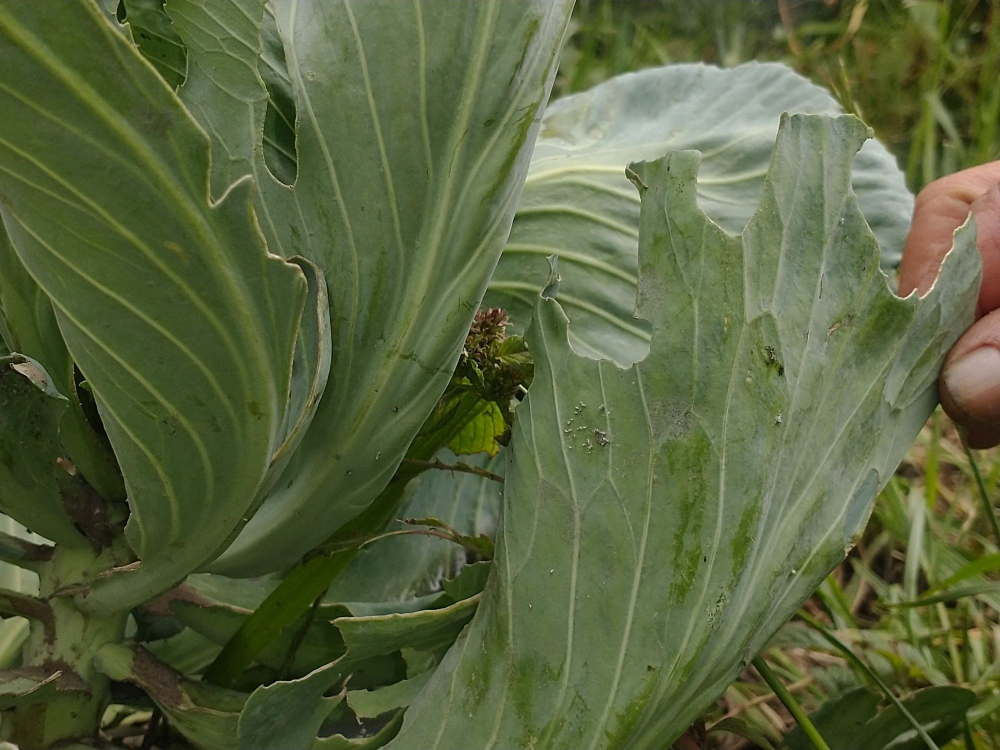
#> input picture agrobot_system_2/datos_plagas_reales/usuario_20261015/2.jpg, 2000 x 1500 px (shown at 1/2 size)
$ python -i DESCARTADO_salud_hoja.py   (imports and definitions only)
#> lines starting #> are read from the running program, lines starting #| are printed output that depends on the picture; after the words box and inside, x2 and y2 are one past the last pixel; in counts of white or black regions, pixels touching at a corner belong together
"""DESCARTADO (2026-10-15) - NO USAR. Probado sobre 4 fotos reales: marca 291-791 "insectos" por foto
(reflejos y textura de hoja), el agujero grande de la acelga no se detecta y las "lesiones" son ~3 %
constante (sombras y nervaduras). Se conserva solo como registro de lo que no funcionó.

Indicios de plaga y enfermedad en hojas (col, coliflor, acelga) con visión clásica.

NO es un modelo entrenado: no hay fotos etiquetadas suficientes para entrenar uno (el 2026-10-15
solo había 4 fotos reales sin etiquetas). Son reglas de imagen explícitas, validadas A OJO sobre
esas 4 fotos. Sirve para producir INDICIOS y para PRE-ETIQUETAR fotos que luego se corrigen a mano
y alimentan un entrenamiento real (ver `preetiquetar.py`). No diagnostica.

Tres indicios:
  · insectos_pequenos : manchas pequeñas y CLARAS (mosca blanca, trips, pulgón claro) sobre la hoja.
  · agujeros          : tejido ausente rodeado de hoja (masticadores: orugas, caracoles, escarabajos).
  · lesiones          : zonas oscuras/pardas dentro de la hoja (candidato a tizón u otra necrosis).

LÍMITES CONOCIDOS: sombras y la tierra del fondo pueden dar falsos positivos de 'lesiones' y de
'agujeros'; reflejos brillantes dan falsos 'insectos'. Las cifras son relativas a la imagen: un
umbral de 'infestación' solo vale si se calibra con las fotos de la planta real.
"""
from __future__ import annotations

from dataclasses import dataclass, field

import cv2
import numpy as np


@dataclass
class Indicios:
    cobertura_hoja: float = 0.0
    insectos: list = field(default_factory=list)      # [(x, y, r)] en píxeles de la imagen original
    agujeros: list = field(default_factory=list)      # [(x, y, area_px)]
    area_agujeros_pct: float = 0.0
    lesiones_pct: float = 0.0
    mascara_hoja: np.ndarray | None = None
    mascara_lesion: np.ndarray | None = None

    # [4 lines left out: function resumen, not called in this run]


def mascara_hoja(bgr):
    """Verde y verde-azulado (col/coliflor tiran a azul-gris): ExG relajado + tono entre amarillo y cian."""
    small = bgr
    hsv = cv2.cvtColor(small, cv2.COLOR_BGR2HSV)
    h, s, v = hsv[..., 0], hsv[..., 1], hsv[..., 2]
    b, g, r = [small[..., i].astype(np.float32) for i in range(3)]
    exg = 2 * g - r - b
    m = ((h >= 28) & (h <= 100) & (s >= 28) & (v >= 40)) | ((exg > 12) & (s >= 18))
    m = m.astype(np.uint8) * 255
    m = cv2.morphologyEx(m, cv2.MORPH_OPEN, np.ones((5, 5), np.uint8))
    m = cv2.morphologyEx(m, cv2.MORPH_CLOSE, np.ones((9, 9), np.uint8))
    return m


def agujeros(m_hoja, min_pct=0.0004, max_pct=0.08):
    """Regiones NO-hoja completamente rodeadas de hoja (flood fill desde el borde)."""
    h, w = m_hoja.shape
    inv = (m_hoja == 0).astype(np.uint8) * 255
    relleno = inv.copy()
    mask = np.zeros((h + 2, w + 2), np.uint8)
    for (x, y) in ((0, 0), (w - 1, 0), (0, h - 1), (w - 1, h - 1)):
        if relleno[y, x] == 255:
            cv2.floodFill(relleno, mask, (x, y), 0)
    for x in range(0, w, max(1, w // 40)):                      # y desde todo el contorno
        for y in (0, h - 1):
            if relleno[y, x] == 255:
                cv2.floodFill(relleno, mask, (x, y), 0)
    for y in range(0, h, max(1, h // 40)):
        for x in (0, w - 1):
            if relleno[y, x] == 255:
                cv2.floodFill(relleno, mask, (x, y), 0)
    n, lab, st, cen = cv2.connectedComponentsWithStats(relleno, 8)
    out = []
    for i in range(1, n):
        a = st[i, cv2.CC_STAT_AREA]
        if min_pct * h * w <= a <= max_pct * h * w:
            out.append((int(cen[i][0]), int(cen[i][1]), int(a)))
    return out


def insectos_pequenos(bgr, m_hoja, lado_min=3, lado_max=40):
    """Manchas claras y pequeñas sobre la hoja: top-hat sobre la luminosidad."""
    h, w = bgr.shape[:2]
    esc = max(1.0, w / 1000.0)
    gris = cv2.cvtColor(bgr, cv2.COLOR_BGR2GRAY)
    k = int(round(lado_max * esc)) | 1
    th = cv2.morphologyEx(gris, cv2.MORPH_TOPHAT, cv2.getStructuringElement(cv2.MORPH_ELLIPSE, (k, k)))
    hsv = cv2.cvtColor(bgr, cv2.COLOR_BGR2HSV)
    cand = ((th > 28) & (hsv[..., 2] > 120)).astype(np.uint8) * 255
    cerca = cv2.dilate(m_hoja, np.ones((15, 15), np.uint8)) > 0
    cand = cand & (cerca.astype(np.uint8) * 255)
    cand = cv2.morphologyEx(cand, cv2.MORPH_OPEN, np.ones((2, 2), np.uint8))
    n, lab, st, cen = cv2.connectedComponentsWithStats(cand, 8)
    out = []
    for i in range(1, n):
        a = st[i, cv2.CC_STAT_AREA]
        wi, hi = st[i, cv2.CC_STAT_WIDTH], st[i, cv2.CC_STAT_HEIGHT]
        if lado_min * esc * lado_min * esc <= a <= (lado_max * esc) ** 2 and max(wi, hi) <= lado_max * esc * 1.4:
            out.append((int(cen[i][0]), int(cen[i][1]), int(max(wi, hi) / 2)))
    return out


def lesiones(bgr, m_hoja):
    """Zonas oscuras o pardas DENTRO de la hoja: candidato a tizón/necrosis. Descarta sombras suaves
    exigiendo que sean claramente más oscuras y más pardas que su entorno inmediato."""
    lab = cv2.cvtColor(bgr, cv2.COLOR_BGR2LAB).astype(np.float32)
    L, A, B = lab[..., 0], lab[..., 1], lab[..., 2]
    local = cv2.GaussianBlur(L, (0, 0), 25)
    pardo = (A > 128 + 2) | (B > 128 + 18)              # menos verde, más amarillo/rojo
    oscuro = (L < local - 22) & (L < 110)
    m = (pardo & oscuro).astype(np.uint8) * 255
    interior = cv2.erode(m_hoja, np.ones((7, 7), np.uint8))
    m = m & interior
    m = cv2.morphologyEx(m, cv2.MORPH_OPEN, np.ones((3, 3), np.uint8))
    return m


def analizar(bgr, ancho_trabajo=1000):
    h0, w0 = bgr.shape[:2]
    f = ancho_trabajo / w0
    im = cv2.resize(bgr, (ancho_trabajo, int(h0 * f)), interpolation=cv2.INTER_AREA) if f < 1 else bgr
    m = mascara_hoja(im)
    ind = Indicios(mascara_hoja=m)
    area_hoja = max(int((m > 0).sum()), 1)
    ind.cobertura_hoja = area_hoja / m.size
    ind.insectos = [(int(x / f), int(y / f), int(r / f) + 1) for x, y, r in insectos_pequenos(im, m)]
    ag = agujeros(m)
    ind.agujeros = [(int(x / f), int(y / f), int(a / f / f)) for x, y, a in ag]
    ind.area_agujeros_pct = 100 * sum(a for _, _, a in ag) / (area_hoja + sum(a for _, _, a in ag))
    les = lesiones(im, m)
    ind.mascara_lesion = les
    ind.lesiones_pct = 100 * (les > 0).sum() / area_hoja
    return ind, f


# [14 lines left out: function dibujar, not called in this run]


import math  # noqa: E402

>>> import cv2
>>> picture = cv2.imread('../../../datos_plagas_reales/usuario_20261015/2.jpg')
#> picture is the input picture: shape (1500, 2000, 3); mean B, G, R 61.7, 99.6, 88.1
>>> result = analizar(picture)
#> in mascara_hoja, `m = cv2.morphologyEx(m, cv2.MORPH_CLOSE, np.ones((9, 9), np.uint8))`:
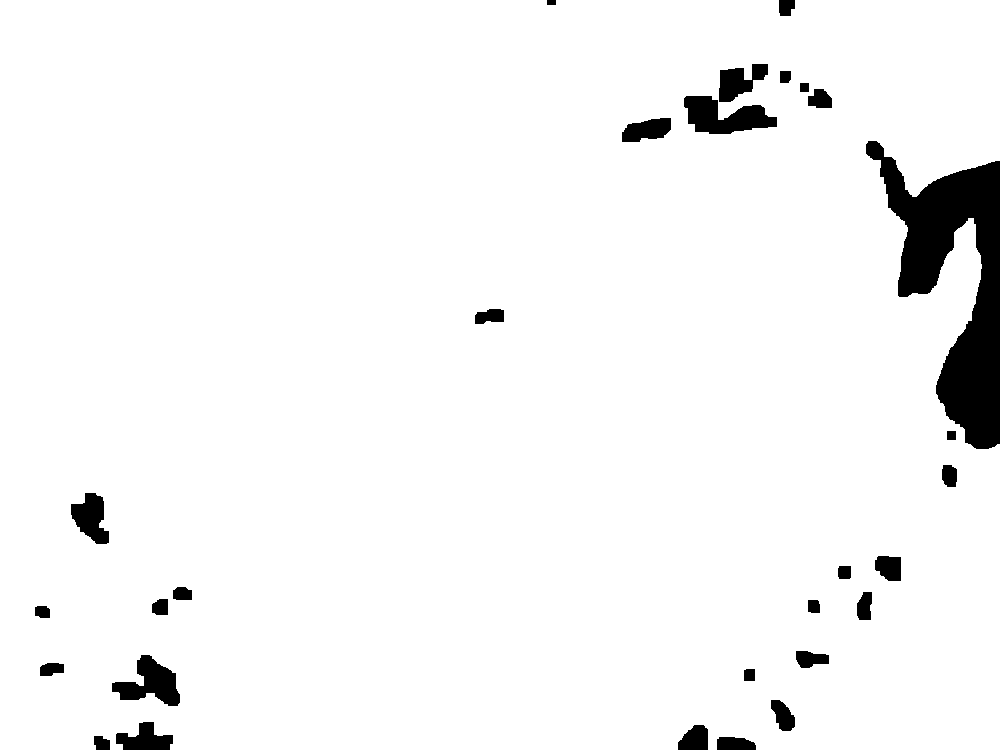
#> m: shape (750, 1000); 95.8% white; 29 black regions, largest, box (x1, y1, x2, y2) and area: (866, 141, 1000, 449) 17314, (684, 96, 777, 134) 2148, (112, 655, 180, 706) 1798
#> in analizar, `area_hoja = max(int((m > 0).sum()), 1)`: area_hoja = 718733
#> in analizar, `ind.cobertura_hoja = area_hoja / m.size`: ind.cobertura_hoja = 0.958
#> in insectos_pequenos, `n, lab, st, cen = cv2.connectedComponentsWithStats(cand, 8)`:
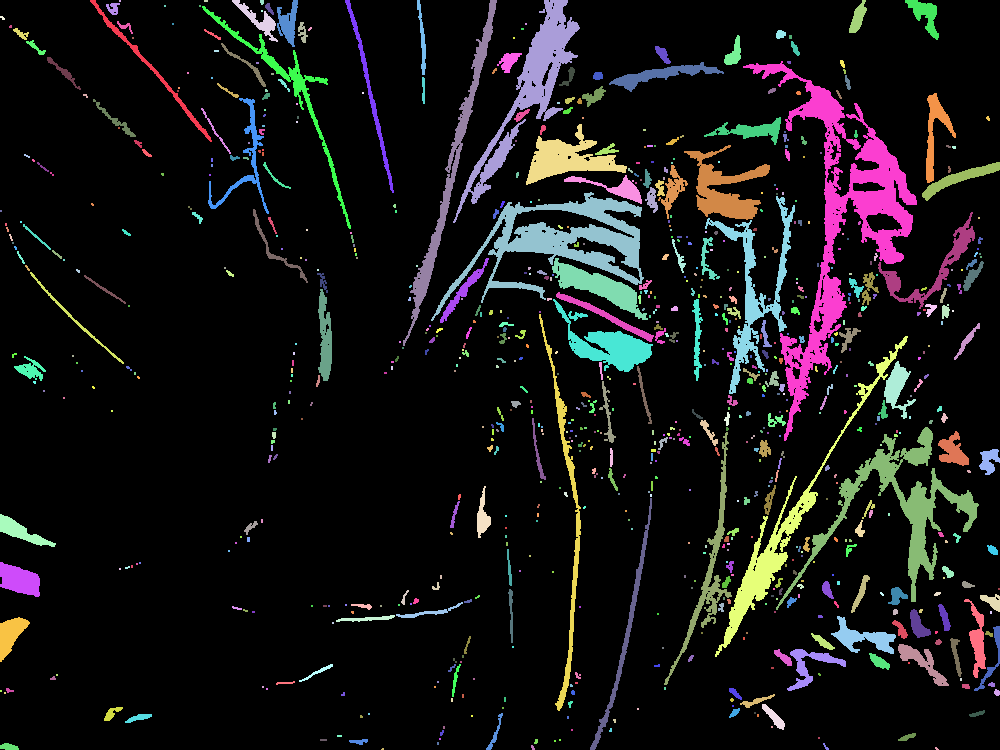
#> lab: shape (750, 1000) int32; 815 distinct labels, from 0 to 814; one colour per label, 0 black
#> in insectos_pequenos, `n, lab, st, cen = cv2.connectedComponentsWithStats(cand, 8)`: n = 815; st = 815 rows, first 6: [0, 0, 1000, 750, 653778], [90, 0, 122, 142, 763], [119, 0, 2, 2, 4], [204, 0, 4, 2, 8], [232, 0, 46, 42, 486], [260, 0, 4, 5, 17]; cen = 815 pairs, first value 0.5 to 998.5, second value 0.5 to 748.6
#> the loop in insectos_pequenos, `for i in range(1, n):` made 814 passes
#> (a, wi, hi) on passes 1 to 3: (763, 122, 142), (4, 2, 2), (8, 4, 2)
#> after the loop in insectos_pequenos, `for i in range(1, n):`: out = 363 items, first 6: (258, 19, 23), (261, 1, 2), (287, 22, 23), (857, 17, 16), (924, 14, 20), (112, 7, 7)
#> in analizar, `ind.insectos = [(int(x / f), int(y / f), int(r / f) + 1) for x, y, r i..`: ind.insectos = 363 items, first 6: (516, 38, 47), (522, 2, 5), (574, 44, 47), (1714, 34, 33), (1848, 28, 41), (224, 14, 15)
#> after the loop in agujeros, `for x in range(0, w, max(1, w // 40)):`:
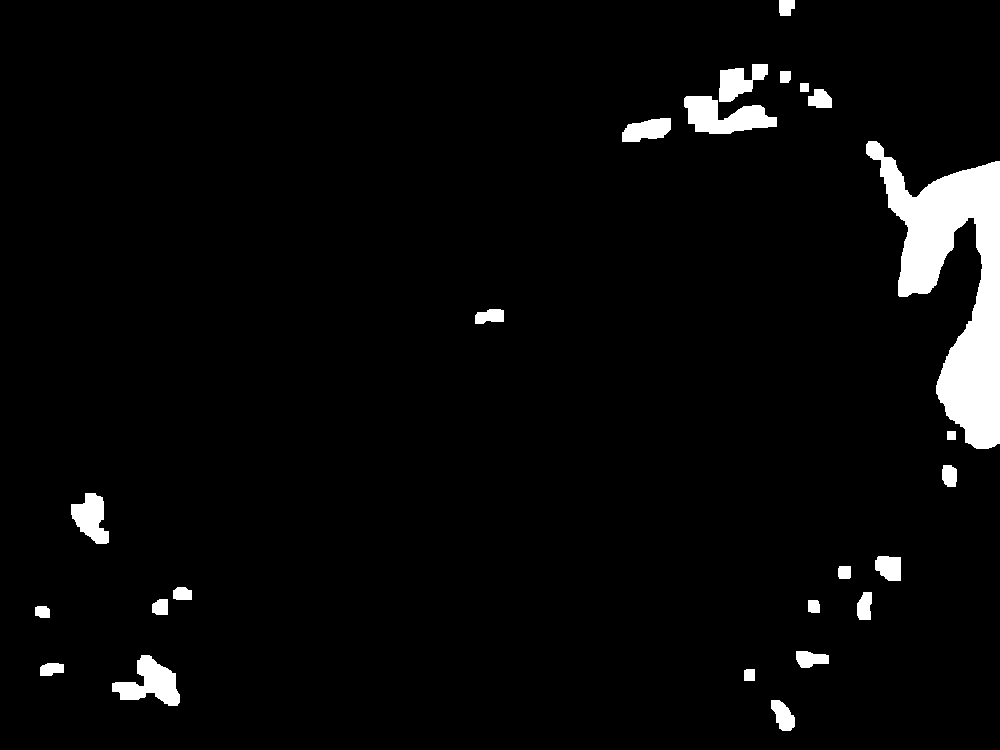
#> relleno: shape (750, 1000); 3.9% white; 24 white regions, largest, box (x1, y1, x2, y2) and area: (866, 141, 1000, 449) 17314, (684, 96, 777, 134) 2148, (112, 655, 180, 706) 1798
#> after the loop in agujeros, `for y in range(0, h, max(1, h // 40)):`:
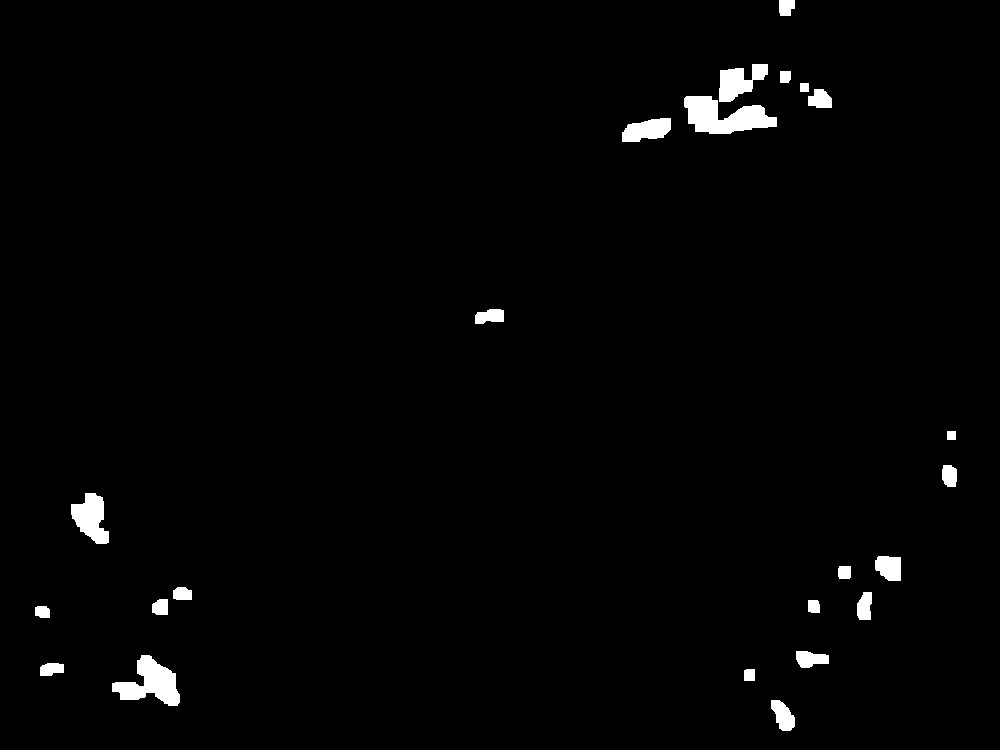
#> relleno: shape (750, 1000); 1.6% white; 23 white regions, largest, box (x1, y1, x2, y2) and area: (684, 96, 777, 134) 2148, (112, 655, 180, 706) 1798, (71, 493, 109, 544) 1211
#> in agujeros, `n, lab, st, cen = cv2.connectedComponentsWithStats(relleno, 8)`: n = 24; st = 24 rows, first 6: [0, 0, 1000, 750, 738309], [779, 0, 16, 16, 225], [719, 64, 49, 38, 1079], [780, 71, 11, 12, 127], [800, 83, 9, 9, 81], [808, 89, 24, 19, 356]; cen = 24 rows, first 8: [498.8, 374.2], [785.9, 6.85], [738.6, 81.21], [784.8, 76.31], [804, 87], [819.8, 99.06], [724.5, 116.4], [646.5, 129.7]
#> the loop in agujeros, `for i in range(1, n):` made 23 passes
#> a on passes 1 to 8: 225, 1079, 127, 81, 356, 2148, 852, 345
#> after the loop in agujeros, `for i in range(1, n):`: out = [(738, 81, 1079), (819, 99, 356), (724, 116, 2148), (646, 129, 852), (489, 315, 345), (90, 517, 1211), (888, 567, 548), (864, 606, 348), (810, 658, 413), (150, 682, 1798), (782, 715, 482)]
#> in analizar, `ag = agujeros(m)`: ag has the same summary as out in agujeros
#> in analizar, `ind.agujeros = [(int(x / f), int(y / f), int(a / f / f)) for x, y, a i..`: ind.agujeros = [(1476, 162, 4316), (1638, 198, 1424), (1448, 232, 8592), (1292, 258, 3408), (978, 630, 1380), (180, 1034, 4844), (1776, 1134, 2192), (1728, 1212, 1392), (1620, 1316, 1652), (300, 1364, 7192), (1564, 1430, 1928)]
#> in analizar, `ind.area_agujeros_pct = 100 * sum(a for _, _, a in ag) / (area_hoja + ..`: ind.area_agujeros_pct = 1.32
#> in lesiones, `local = cv2.GaussianBlur(L, (0, 0), 25)`:
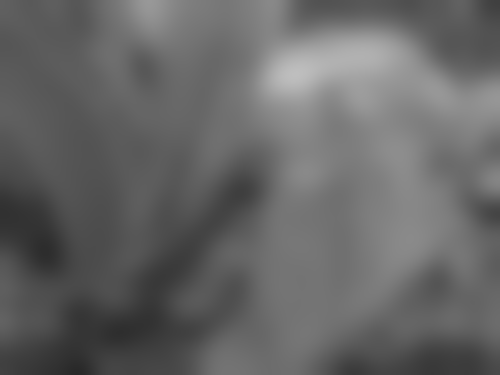
#> local: shape (750, 1000) float32 (shown at 1/2 size); min 40.71, max 190.4, mean 102.2
#> in lesiones, `m = cv2.morphologyEx(m, cv2.MORPH_OPEN, np.ones((3, 3), np.uint8))`:
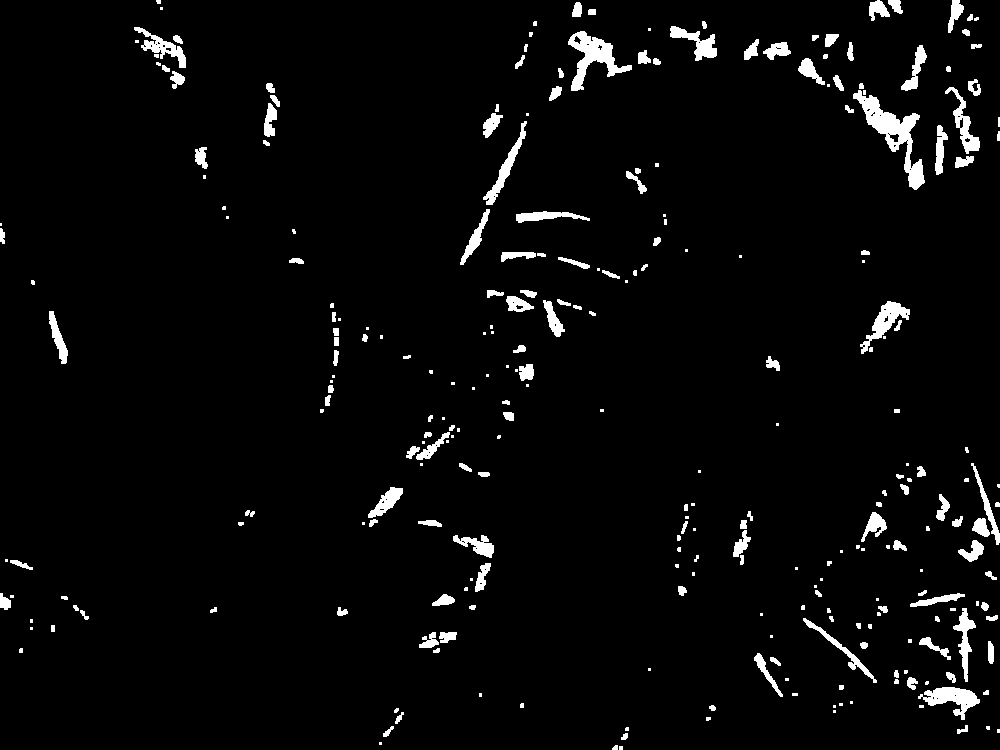
#> m: shape (750, 1000); 3.5% white; 278 white regions (112 under 20 px), largest, box (x1, y1, x2, y2) and area: (853, 90, 925, 190) 1977, (568, 31, 632, 91) 1381, (918, 687, 980, 720) 922
#> in analizar, `ind.lesiones_pct = 100 * (les > 0).sum() / area_hoja`: ind.lesiones_pct = 3.67
